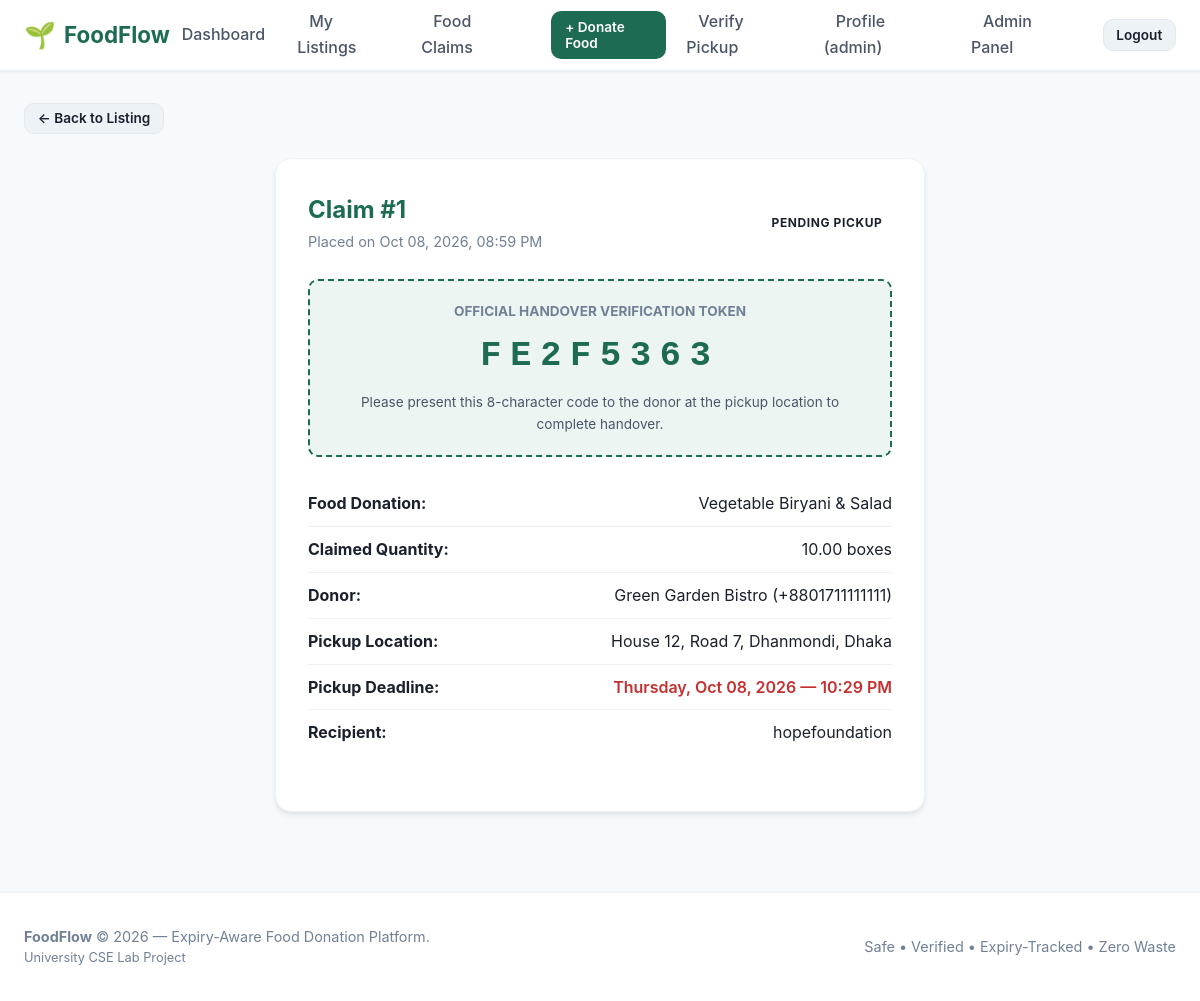
The page /claims/1/ (signed in) on the database as committed earlier.
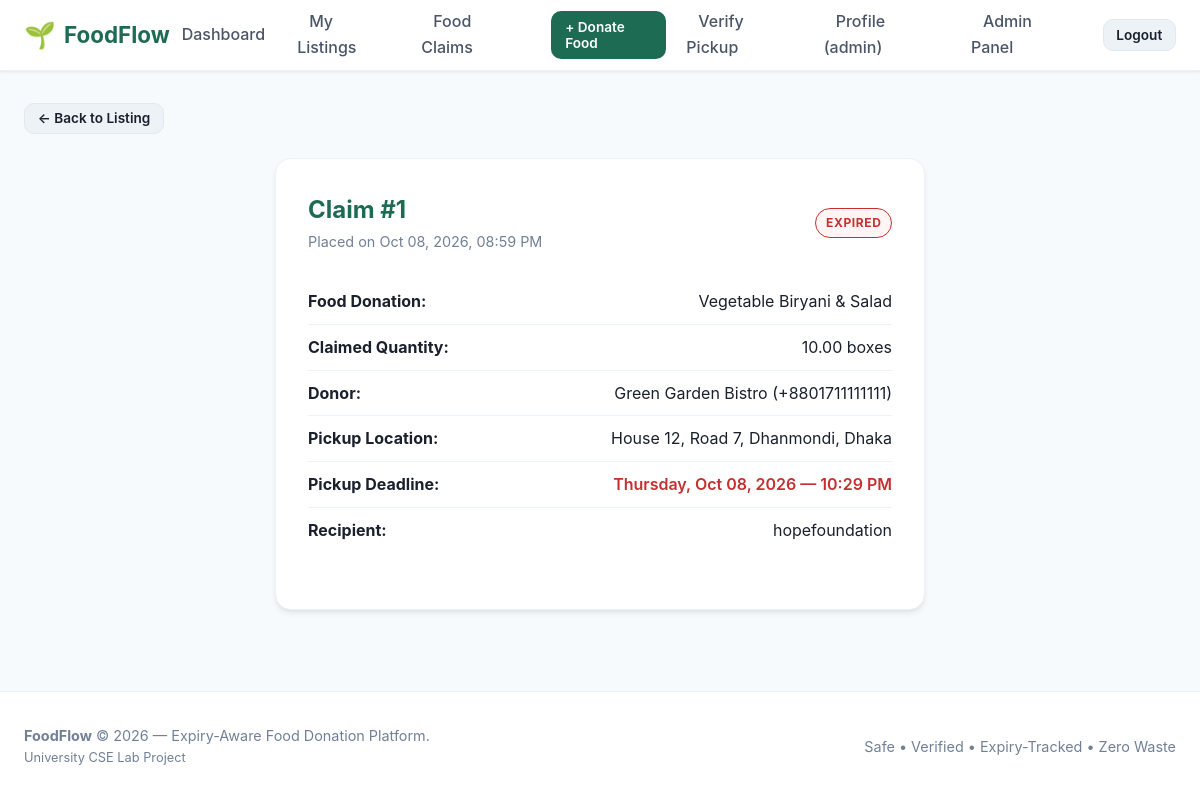
The same page on the database as committed later.
### claims/models.py (models this page shows, shortened)
class Claim(models.Model):
    STATUS_PENDING = 'pending'
    STATUS_COMPLETED = 'completed'
    STATUS_CANCELLED = 'cancelled'
    STATUS_EXPIRED = 'expired'
    STATUS_CHOICES = [
        (STATUS_PENDING, 'Pending Pickup'),
        (STATUS_COMPLETED, 'Completed'),
        (STATUS_CANCELLED, 'Cancelled'),
        (STATUS_EXPIRED, 'Expired'),
    ]
    listing = models.ForeignKey(
        'listings.FoodListing',
        on_delete=models.CASCADE,
        related_name='claims'
    )
    recipient = models.ForeignKey(
        'accounts.Recipient',
        on_delete=models.CASCADE,
        related_name='claims'
    )
    claimed_quantity = models.DecimalField(
        max_digits=8,
        decimal_places=2,
        validators=[MinValueValidator(Decimal('0.01'))],
        help_text="Quantity reserved by recipient"
    )
    claimed_at = models.DateTimeField(auto_now_add=True)
    pickup_deadline = models.DateTimeField(
        help_text="Time window by which food must be picked up"
    )
    pickup_code = models.CharField(
        max_length=8,
        unique=True,
        db_index=True,
        help_text="Unique 8-character verification token"
    )
    status = models.CharField(
        max_length=20,
        choices=STATUS_CHOICES,
        default=STATUS_PENDING
    )
    class Meta:
        verbose_name = "Claim"
        verbose_name_plural = "Claims"
        ordering = ['-claimed_at']

### listings/models.py (models this page shows, shortened)
class FoodListing(models.Model):
    STATUS_AVAILABLE = 'available'
    STATUS_CLAIMED = 'claimed'
    STATUS_COMPLETED = 'completed'
    STATUS_EXPIRED = 'expired'
    STATUS_BLOCKED = 'blocked'
    STATUS_CHOICES = [
        (STATUS_AVAILABLE, 'Available'),
        (STATUS_CLAIMED, 'Claimed'),
        (STATUS_COMPLETED, 'Completed'),
        (STATUS_EXPIRED, 'Expired'),
        (STATUS_BLOCKED, 'Blocked'),
    ]
    donor = models.ForeignKey(
        'accounts.Donor',
        on_delete=models.CASCADE,
        related_name='listings'
    )
    location = models.ForeignKey(
        'locations.Location',
        on_delete=models.PROTECT,
        related_name='listings'
    )
    food_name = models.CharField(max_length=200, help_text="e.g. Cooked Rice & Curry, Fresh Apples, Bread Rolls")
    description = models.TextField(blank=True, null=True, help_text="Preparation details, ingredients, or dietary info")
    quantity = models.DecimalField(
        max_digits=8,
        decimal_places=2,
        validators=[MinValueValidator(Decimal('0.01'))],
        help_text="Total initial quantity"
    )
    unit = models.CharField(
        max_length=50,
        help_text="Units: portions, kg, boxes, packets, meals, litres"
    )
    expires_at = models.DateTimeField(
        db_index=True,
        help_text="Exact expiry deadline"
    )
    status = models.CharField(
        max_length=20,
        choices=STATUS_CHOICES,
        default=STATUS_AVAILABLE,
        db_index=True
    )
    created_at = models.DateTimeField(auto_now_add=True)
    updated_at = models.DateTimeField(auto_now=True)
    class Meta:
        verbose_name = "Food Listing"
        verbose_name_plural = "Food Listings"
        ordering = ['expires_at']

### accounts/models.py (models this page shows, shortened)
class Donor(models.Model):
    DONOR_TYPE_CHOICES = [
        ('restaurant', 'Restaurant'),
        ('household', 'Household'),
        ('grocer', 'Grocer / Supermarket'),
        ('event', 'Event / Catering'),
        ('other', 'Other Donor'),
    ]
    user = models.OneToOneField(
        User,
        on_delete=models.CASCADE,
        related_name='donor_profile'
    )
    donor_type = models.CharField(
        max_length=30,
        choices=DONOR_TYPE_CHOICES,
        default='restaurant'
    )
    organization_name = models.CharField(
        max_length=150,
        blank=True,
        null=True,
        help_text="Business or organization name (optional for households)"
    )
    location = models.ForeignKey(
        'locations.Location',
        on_delete=models.PROTECT,
        related_name='donors'
    )
    is_verified = models.BooleanField(
        default=False,
        help_text="Designates if this donor is verified by platform administrators"
    )
    created_at = models.DateTimeField(auto_now_add=True)
    class Meta:
        verbose_name = "Donor Profile"
        verbose_name_plural = "Donor Profiles"

class User(AbstractUser):
    ROLE_DONOR = 'donor'
    ROLE_RECIPIENT = 'recipient'
    ROLE_CHOICES = [
        (ROLE_DONOR, 'Donor'),
        (ROLE_RECIPIENT, 'Recipient'),
    ]
    role = models.CharField(
        max_length=20,
        choices=ROLE_CHOICES,
        default=ROLE_RECIPIENT,
        help_text="Designates whether this user registers as a food Donor or Recipient."
    )
    phone = models.CharField(
        max_length=20,
        blank=True,
        null=True,
        help_text="Contact telephone number"
    )
    @property
    def is_donor(self):
        return self.role == self.ROLE_DONOR
    @property
    def is_recipient(self):
        return self.role == self.ROLE_RECIPIENT

class Recipient(models.Model):
    RECIPIENT_TYPE_CHOICES = [
        ('ngo', 'NGO / Non-profit'),
        ('individual', 'Individual / Family in need'),
        ('shelter', 'Shelter / Orphanage'),
        ('community_kitchen', 'Community Kitchen / Charity'),
        ('other', 'Other Recipient'),
    ]
    user = models.OneToOneField(
        User,
        on_delete=models.CASCADE,
        related_name='recipient_profile'
    )
    recipient_type = models.CharField(
        max_length=30,
        choices=RECIPIENT_TYPE_CHOICES,
        default='individual'
    )
    location = models.ForeignKey(
        'locations.Location',
        on_delete=models.PROTECT,
        related_name='recipients'
    )
    is_verified = models.BooleanField(
        default=False,
        help_text="Designates if this recipient is verified by platform administrators (required to claim food)"
    )
    created_at = models.DateTimeField(auto_now_add=True)
    class Meta:
        verbose_name = "Recipient Profile"
        verbose_name_plural = "Recipient Profiles"

### locations/models.py (models this page shows, shortened)
class Location(models.Model):
    address = models.CharField(max_length=255, help_text="Street address or building details")
    area = models.CharField(max_length=100, db_index=True, help_text="Neighborhood or area name")
    city = models.CharField(max_length=100, db_index=True, help_text="City name")
    postal_code = models.CharField(max_length=20, blank=True, null=True, help_text="Postal / ZIP code")
    latitude = models.DecimalField(max_digits=9, decimal_places=6, null=True, blank=True)
    longitude = models.DecimalField(max_digits=9, decimal_places=6, null=True, blank=True)
    class Meta:
        verbose_name = "Location"
        verbose_name_plural = "Locations"
        indexes = [
            models.Index(fields=['area'], name='loc_area_idx'),
            models.Index(fields=['city'], name='loc_city_idx'),
        ]
        constraints = [
            models.UniqueConstraint(
                fields=['address', 'area', 'city', 'postal_code'],
                name='unique_location_address'
            )
        ]

### claims/views.py (the view)
# urls.py: path('claims/<int:pk>/', views.claim_detail_view, name='claim_detail'),
@login_required
def claim_detail_view(request, pk):
    claim = get_object_or_404(
        Claim.objects.select_related('listing__donor__user', 'listing__location', 'recipient__user'),
        pk=pk
    )
    is_claimant = (claim.recipient.user == request.user)
    is_donor_owner = (claim.listing.donor.user == request.user)
    if not (is_claimant or is_donor_owner or request.user.is_staff):
        messages.error(request, "Unauthorized: You do not have permission to view this claim.")
        return redirect('home')
    context = {
        'claim': claim,
        'is_claimant': is_claimant,
        'is_donor_owner': is_donor_owner,
    }
    return render(request, 'claims/claim_detail.html', context)

### notifications/views.py (called while the page is built)
def unread_notification_context(request):
    if request.user.is_authenticated and request.user.is_recipient and hasattr(request.user, 'recipient_profile'):
        count = Notification.objects.filter(recipient=request.user.recipient_profile, is_read=False).count()
        return {'unread_notifications_count': count}
    return {'unread_notifications_count': 0}

### templates/claims/claim_detail.html (shortened to what this page needs)
{% extends 'base.html' %}
{% block content %}
<div style="margin-bottom: 1.5rem;">
    {% if is_claimant %}
        <a href="{% url 'claims:my_claims' %}" class="btn btn-secondary btn-sm">&larr; Back to My Claims</a>
    {% else %}
        <a href="{% url 'listings:donor_listing_detail' pk=claim.listing.pk %}" class="btn btn-secondary btn-sm">&larr; Back to Listing</a>
    {% endif %}
</div>
<div class="form-card" style="max-width: 650px;">
    <div style="display: flex; justify-content: space-between; align-items: center; margin-bottom: 1.5rem;">
        <div>
            <h2 style="color: var(--green-700);">Claim #{{ claim.id }}</h2>
            <span style="color: var(--grey-500); font-size: 0.9rem;">Placed on {{ claim.claimed_at|date:"M d, Y, h:i A" }}</span>
        </div>
        <div>
            <span class="badge badge-{{ claim.status }}">{{ claim.get_status_display }}</span>
        </div>
    </div>
    {% if claim.status == 'pending' %}
        <div class="pickup-code-box">
            <div style="font-size: 0.85rem; font-weight: 700; text-transform: uppercase; color: var(--grey-500); margin-bottom: 0.3rem;">
                Official Handover Verification Token
            </div>
            <div class="pickup-code-display">{{ claim.pickup_code }}</div>
            <p style="font-size: 0.85rem; color: var(--grey-700); margin-top: 0.5rem;">
                Please present this 8-character code to the donor at the pickup location to complete handover.
            </p>
        </div>
    {% endif %}
    <div style="margin: 1.5rem 0; font-size: 1rem; line-height: 1.8;">
        <div style="display: flex; justify-content: space-between; border-bottom: 1px solid var(--grey-200); padding: 0.5rem 0;">
            <strong>Food Donation:</strong>
            <span>{{ claim.listing.food_name }}</span>
        </div>
        <div style="display: flex; justify-content: space-between; border-bottom: 1px solid var(--grey-200); padding: 0.5rem 0;">
            <strong>Claimed Quantity:</strong>
            <span>{{ claim.claimed_quantity }} {{ claim.listing.unit }}</span>
        </div>
        <div style="display: flex; justify-content: space-between; border-bottom: 1px solid var(--grey-200); padding: 0.5rem 0;">
            <strong>Donor:</strong>
            <span>{{ claim.listing.donor.organization_name|default:claim.listing.donor.user.username }} ({{ claim.listing.donor.user.phone|default:'Contact in person' }})</span>
        </div>
        <div style="display: flex; justify-content: space-between; border-bottom: 1px solid var(--grey-200); padding: 0.5rem 0;">
            <strong>Pickup Location:</strong>
            <span>{{ claim.listing.location.address }}, {{ claim.listing.location.area }}, {{ claim.listing.location.city }}</span>
        </div>
        <div style="display: flex; justify-content: space-between; border-bottom: 1px solid var(--grey-200); padding: 0.5rem 0;">
            <strong>Pickup Deadline:</strong>
            <span style="color: var(--red-600); font-weight: 600;">{{ claim.pickup_deadline|date:"l, M d, Y — h:i A" }}</span>
        </div>
        <div style="display: flex; justify-content: space-between; padding: 0.5rem 0;">
            <strong>Recipient:</strong>
            <span>{{ claim.recipient.user.username }}</span>
        </div>
    </div>
</div>
{% endblock %}

Rows that differ between the two databases and show on the page:
changed Claim "Vegetable Biryani & Salad": status "PENDING PICKUP" → "EXPIRED"; pickup_code "FE2F5363" → (not shown)
Other text that changed with them:
text no longer shown: "OFFICIAL HANDOVER VERIFICATION TOKEN Please present this 8-character code to the donor at the pickup location to complete handover."
